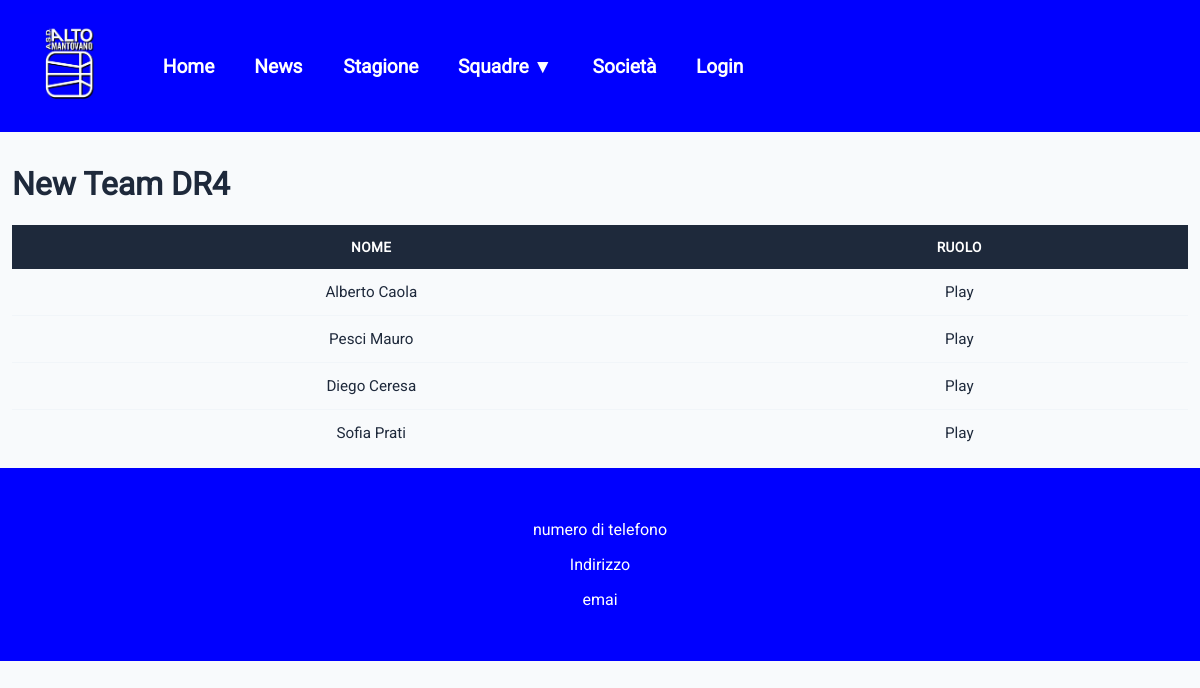
Screenshot of /teams/1/dettaglio-squadra/ with the database file from the repository.
### teams/models.py (models this page shows, shortened)
class Squadre(models.Model):
    nome = models.CharField(max_length=50)
    categoria = models.CharField(max_length=50)
    allenatori = models.ManyToManyField(
        settings.AUTH_USER_MODEL,
        limit_choices_to={'ruolo':'allenatori'},
        blank=True,
        related_name='squadre'
    )

class Atleta(models.Model):
    RUOLO_CHOICES = (
        ('Play', 'Playmaker'),
        ('Guardia', 'Guardia'),
        ('Ala', 'Ala'),
        ('AlaGrande', 'Ala Grande'),
        ('Centro', 'Centro'),
    )
    user = models.OneToOneField(
        settings.AUTH_USER_MODEL,
        on_delete=models.CASCADE,
        related_name='profilo_atleta',
    )
    data_nascita=models.DateField(auto_now=False, auto_now_add=False)
    squadra = models.ForeignKey(
        Squadre,
        on_delete=models.CASCADE,
        related_name='atleti'
    )
    posizione = models.CharField(max_length=20, choices=RUOLO_CHOICES,default='Play')

### login/models.py (models this page shows, shortened)
class CustomUser(AbstractUser):
    email = models.EmailField(unique=True, max_length=254)
    RUOLI = (
        ('allenatori','Coach'),
        ('dirigente','Dirigente'),
        ('atleta','Atleta'),
    )
    ruolo = models.CharField(choices=RUOLI, max_length=50,default='dirigente')
    telefono = models.CharField(blank=True,null=True, max_length=20)
    USERNAME_FIELD = 'email'
    REQUIRED_FIELDS = ['username']

### teams/views.py (the view)
# urls.py: path('<int:pk>/dettaglio-squadra/',TeamDetailView.as_view(),name='dettaglio_squadra'),
class TeamDetailView(DetailView):
    model = Squadre
    context_object_name = 'squadra'
    template_name = 'teams/team_detail.html'

### home/context_processor.py (called while the page is built)
def squadre_globali(request):
    return {
        'squadre_globali': Squadre.objects.all()
    }

### teams/templates/teams/team_detail.html (shortened to what this page needs)
{% extends "template.html" %}
{% block content %}
    <h1>{{ squadra.nome }}</h1>
    <table class="custom-table">
        <thead>
            <tr>
                <th>Nome</th>
                <th>Ruolo</th>
            </tr>
        </thead>
        <tbody>
            {% for giocatore in squadra.atleti.all %}
                <tr>
                    <td><a href="{% url 'dettaglio_atleta' giocatore.pk %}">{{ giocatore.user.first_name }} {{ giocatore.user.last_name }}</a></td>
                    <td>{{ giocatore.posizione|default:"-" }}</td>
                </tr>
            {% endfor %}
        </tbody>
    </table>
{% endblock content%}

### static/template.css (style rules this page uses)
body { background-color: #f8fafc; display: grid; grid-template-columns: auto; margin: 0; padding: 0; font-family: "Roboto", sans-serif; overflow-x: hidden; color: #1e293b; }
a { text-decoration: none; color: inherit; }
.custom-table { width: 100%; min-width: 650px; border-collapse: collapse; font-size: 0.95rem; text-align: center; box-sizing: border-box; }
.custom-table thead tr { background-color: #1e293b; color: #ffffff; font-weight: 600; text-transform: uppercase; font-size: 0.85rem; letter-spacing: 0.5px; }
.custom-table th, .custom-table td { padding: 14px 18px; white-space: nowrap; }
.custom-table tbody tr { border-bottom: 1px solid #f1f5f9; transition: background-color 0.2s ease; }
.custom-table tbody tr:nth-of-type(even) { background-color: #f8fafc; }
.custom-table tbody tr:last-of-type { border-bottom: none; }

### rows the page displays
Squadre: nome "New Team DR4"
Atleta: user.first_name "Alberto", user.last_name "Caola", posizione "Play"
Atleta: user.first_name "Pesci", user.last_name "Mauro", posizione "Play"
Atleta: user.first_name "Diego", user.last_name "Ceresa", posizione "Play"
Atleta: user.first_name "Sofia", user.last_name "Prati", posizione "Play"
